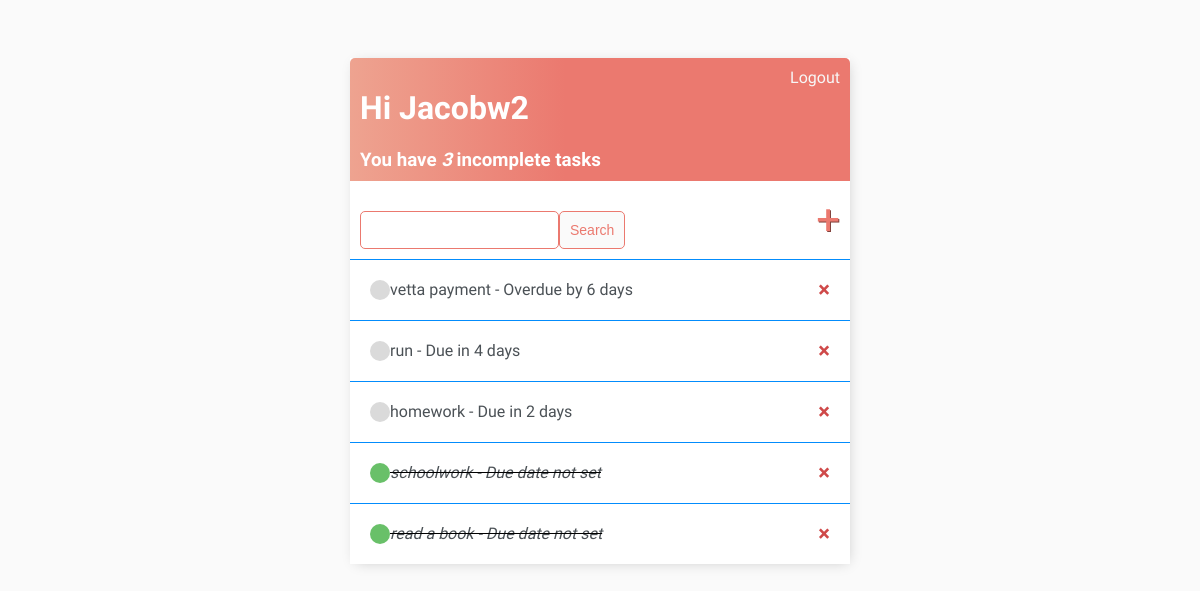
The page / (signed in) on the database its author committed.
### base/models.py (models this page shows)
class Task(models.Model):
    user = models.ForeignKey(User, on_delete=models.CASCADE, null=True, blank=True)
    title = models.CharField(max_length=200)
    due_date = models.DateField(default=date.today)
    description = models.TextField(null=True, blank=True)
    complete = models.BooleanField(default=False)
    created = models.DateTimeField(auto_now_add=True)
    def days_until_due(self):
        today = date.today()
        if self.due_date is not None:
            return (self.due_date - today).days
        else:
            return None
    def __str__(self):
        days = self.days_until_due()
        if days is None:
            return f"{self.title} - Due date not set"
        elif days == 0:
            return f"{self.title} - Due today!"
        elif days == 1:
            return f"{self.title} - Due tomorrow"
        elif days > 0:
            return f"{self.title} - Due in {days} days"
        else:
            return f"{self.title} - Overdue by {-days} days"""
    class Meta:
        ordering = ['complete']

### base/views.py (the view)
# urls.py: path('', TaskList.as_view(), name='tasks'),
class TaskList(LoginRequiredMixin, ListView):
    model = Task
    context_object_name = 'tasks'
    def get_context_data(self, **kwargs):
        context = super().get_context_data(**kwargs)
        context['tasks'] = context['tasks'].filter(user=self.request.user)
        context['count'] = context['tasks'].filter(complete=False).count()
        search_input = self.request.GET.get('search-area') or ''
        if search_input:
            context['tasks'] = context['tasks'].filter(
                title__startswith=search_input)
        context['search_input'] = search_input
        return context

### base/templates/base/task_list.html
{% extends 'base/main.html' %}
{% block content %}
<div class="header-bar">
    <div>
        <h1>Hi {{request.user|title}}</h1>
        <h3 style="margin:0">You have <i>{{count}}</i> incomplete task{{ count|pluralize:"s"}}</h3>
    </div>
    {% if request.user.is_authenticated %}
    <a href="{% url 'logout' %}">Logout</a>
    {% else %}
    <a href="{% url 'login' %}">Login</a>
    {% endif %}
</div>
<div id="search-add-wrapper">
    <form method="GET" style="margin-top: 20px;display: flex;">
        <input type='text' name='search-area' value="{{search_input}}">
        <input class="button" type='submit' value='Search'>
    </form>
    <a id="add-link" href="{% url 'task-create' %}">&#x2b;</a>
</div>
<div class="task-items-wrapper">
    {% for task in tasks %}
    <div class="task-wrapper">
        {% if task.complete %}
        <div class="task-title">
            <div class="task-complete-icon"></div>
            <i><s><a href="{% url 'task-update' task.id %}">{{task}}</a></s></i>
        </div>
        <a class="delete-link" href="{% url 'task-delete' task.id %}">&#215;</a>
        {% else %}
        <div class="task-title">
            <div class="task-incomplete-icon"></div>
            <a href="{% url 'task-update' task.id %}">{{task}}</a>
        </div>
        <a class="delete-link" href="{% url 'task-delete' task.id %}">&#215;</a>
        {% endif %}
    </div>
    {% empty %}
    <h3>No items in list</h3>
    {% endfor %}
</div>
{% endblock content %}

### base/templates/base/main.html (shortened to what this page needs)
<!DOCTYPE html>
<html>
    <head>
    </head>
    <body>
        <div class="container">
            {% block content %}
            {% endblock content %}
        </div>
    </body>
</html>

### base/templates/base/main.html (style rules this page uses)
body { background-color: #FAFAFA; font-family: 'Nunito Sans', sans-serif; padding-top: 50px; }
h1, h2, h3, h4, h5, h6, { font-family: 'Raleway', sans-serif; }
a, p { color: #4b5156; }
.container { max-width: 500px; margin: auto; background-color: #fff; -webkit-box-shadow: 2px 2px 13px -4px rgba(0, 0, 0, 0.21); box-shadow: 2px 2px 13px -4px rgba(0, 0, 0, 0.21); }
.header-bar { display: flex; justify-content: space-between; color: #fff; padding: 10px; border-radius: 5px 5px 0 0; background: linear-gradient(90deg, #EEA390 0%, #EB796F 43%, #EB796F 100%); }
.header-bar a { color: rgb(247, 247, 247); text-decoration: none; }
.task-wrapper { display: flex; align-items: center; justify-content: space-between; padding: 20px; background-color: #fff; border-top: 1px solid rgb(3, 140, 252); }
.task-title { display: flex; }
.task-title a { text-decoration: none; color:; }
.task-complete-icon { height: 20px; width: 20px; background-color: rgb(105, 192, 105); border-radius: 50%; }
.task-incomplete-icon { height: 20px; width: 20px; background-color: rgb(218, 218, 218); border-radius: 50%; }
.delete-link { text-decoration: none; font-weight: 900; color: #cf4949; font-size: 22px; line-height: 0; }
#search-add-wrapper { display: flex; justify-content: space-between; align-items: center; padding: 10px; }
#add-link { color: #EB796F; text-decoration: none; font-size: 42px; text-shadow: 1px 1px #81413b; }
input[type=text], input[type=password], textarea { border: 1px solid #EB796F; border-radius: 5px; padding: 10px; width: 90%; }
.button { border: 1px solid #EB796F; background-color: #FAFAFA; color: #EB796F; padding: 10px; font-size: 14px; border-radius: 5px; cursor: pointer; text-decoration: none; }

### rows shown on the page
Task: due_date+title "vetta payment - Overdue by 6 days"
Task: due_date+title "run - Due in 4 days"
Task: due_date+title "homework - Due in 2 days"
Task: due_date+title "schoolwork - Due date not set"
Task: due_date+title "read a book - Due date not set"

### other values the page prints
{{ request.user|title }} "Jacobw2"
{{ count }} "3"
